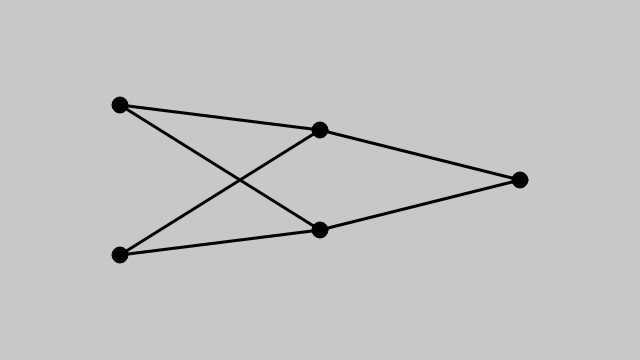
Frame 1 (no input)
Frame 2 (the mouse pressed at the canvas centre, redrawn once): identical to frame 1, image omitted

The p5.js sketch that drew this single still picture (run headless with seeded random() and noise() and a simulated clock; the mouse was pressed at the canvas centre and the sketch redrawn once):

// p5.js sketch
// ── sketch.js
let network;

function setup(){
  createCanvas(640, 360);

  network = new Network();

  //Inputs
  let in0 = new Neuron(-200, -75);
  let in1 = new Neuron(-200, 75);

  //Hidden
  let hid0 = new Neuron(0, -50);
  let hid1 = new Neuron(0, 50);
  // let hid2 = new Neuron(0, 75);
  // let hid3 = new Neuron(0, 150);

  //Output
  let out = new Neuron(200, 0);


  network.connect(in0, hid0);
  network.connect(in0, hid1);
  // network.connect(in0, hid2);
  // network.connect(in0, hid3);

  network.connect(in1, hid0);
  network.connect(in1, hid1);
  // network.connect(in1, hid2);
  // network.connect(in1, hid3);

  network.connect(hid0, out);
  network.connect(hid1, out);
  // network.connect(hid2, out);
  // network.connect(hid3, out);


  network.addNeuron(in0);
  network.addNeuron(in1);
  network.addNeuron(hid0);
  network.addNeuron(hid1);
  // network.addNeuron(hid2);
  // network.addNeuron(hid3);
  network.addNeuron(out);
}

function draw(){
  noLoop();
  background(200);
  translate(width/2, height/2);
  network.show();
}

// ── connection.js
class Connection {
  constructor(from, to, weight){
    this.weight = weight;
    this.a = from;
    this.b = to;
  }

  display(){
    stroke(0);
    strokeWeight(3);
    line(this.a.position.x, this.a.position.y,
      this.b.position.x, this.b.position.y);
  }
}

// ── network.js
class Network {
  constructor(){
    this.neurons = [];
  }

  addNeuron(n){
    this.neurons.push(n);
  }

  connect(a, b){
    let connection = new Connection(a, b, random(1));
    a.addConnection(connection);
  }

  show(){
    for(let i = 0; i < this.neurons.length; i++){
      this.neurons[i].show();
    }
  }
}

// ── neuron.js
class Neuron {
  constructor(x, y){
    this.position = createVector(x, y);
    this.connections = [];
  }

  addConnection(connection){
    this.connections.push(connection);
  }

  show(){
    stroke(0);
    strokeWeight(1);
    fill(0);
    ellipse(this.position.x, this.position.y, 16);

    for(let i = 0; i < this.connections.length; i++){
      this.connections[i].display();
    }
  }
}
